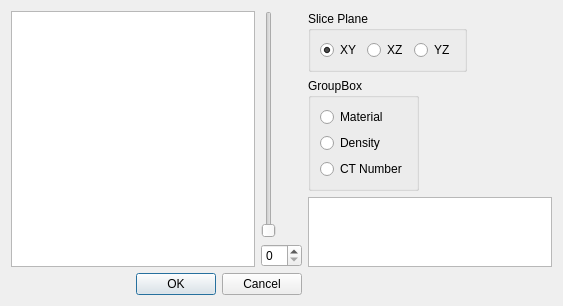
<?xml version="1.0" encoding="UTF-8"?>
<ui version="4.0">
 <class>GeomDialog</class>
 <widget class="QDialog" name="GeomDialog">
  <property name="geometry">
   <rect>
    <x>0</x>
    <y>0</y>
    <width>563</width>
    <height>300</height>
   </rect>
  </property>
  <property name="windowTitle">
   <string>Dialog</string>
  </property>
  <layout class="QGridLayout" name="gridLayout_2">
   <item row="0" column="1" rowspan="4">
    <layout class="QGridLayout" name="gridLayout">
     <item row="0" column="0">
      <widget class="QSlider" name="sliceVerticalSlider">
       <property name="orientation">
        <enum>Qt::Vertical</enum>
       </property>
      </widget>
     </item>
     <item row="1" column="0">
      <widget class="QSpinBox" name="sliceSpinBox"/>
     </item>
    </layout>
   </item>
   <item row="0" column="3">
    <layout class="QHBoxLayout" name="horizontalLayout">
     <item>
      <widget class="QGroupBox" name="slicePlaneGroupBox">
       <property name="sizePolicy">
        <sizepolicy hsizetype="Preferred" vsizetype="Preferred">
         <horstretch>0</horstretch>
         <verstretch>0</verstretch>
        </sizepolicy>
       </property>
       <property name="title">
        <string>Slice Plane</string>
       </property>
       <layout class="QHBoxLayout" name="horizontalLayout_2">
        <item>
         <widget class="QRadioButton" name="xyRadioButton">
          <property name="text">
           <string>XY</string>
          </property>
          <property name="checked">
           <bool>true</bool>
          </property>
         </widget>
        </item>
        <item>
         <widget class="QRadioButton" name="xzRadioButton">
          <property name="text">
           <string>XZ</string>
          </property>
         </widget>
        </item>
        <item>
         <widget class="QRadioButton" name="yzRadioButton">
          <property name="text">
           <string>YZ</string>
          </property>
         </widget>
        </item>
       </layout>
      </widget>
     </item>
     <item>
      <spacer name="horizontalSpacer">
       <property name="orientation">
        <enum>Qt::Horizontal</enum>
       </property>
       <property name="sizeHint" stdset="0">
        <size>
         <width>40</width>
         <height>20</height>
        </size>
       </property>
      </spacer>
     </item>
    </layout>
   </item>
   <item row="0" column="0" rowspan="4">
    <widget class="ZoomablePannableGraphicsView" name="graphicsView"/>
   </item>
   <item row="4" column="0" colspan="2">
    <widget class="QDialogButtonBox" name="buttonBox">
     <property name="orientation">
      <enum>Qt::Horizontal</enum>
     </property>
     <property name="standardButtons">
      <set>QDialogButtonBox::Cancel|QDialogButtonBox::Ok</set>
     </property>
    </widget>
   </item>
   <item row="2" column="3" rowspan="2">
    <widget class="QListView" name="listView_2">
     <property name="sizePolicy">
      <sizepolicy hsizetype="Expanding" vsizetype="Expanding">
       <horstretch>0</horstretch>
       <verstretch>0</verstretch>
      </sizepolicy>
     </property>
    </widget>
   </item>
   <item row="1" column="3">
    <layout class="QHBoxLayout" name="horizontalLayout_3">
     <item>
      <widget class="QGroupBox" name="groupBox">
       <property name="title">
        <string>GroupBox</string>
       </property>
       <layout class="QVBoxLayout" name="verticalLayout">
        <item>
         <widget class="QRadioButton" name="radioButton">
          <property name="text">
           <string>Material</string>
          </property>
         </widget>
        </item>
        <item>
         <widget class="QRadioButton" name="radioButton_2">
          <property name="text">
           <string>Density</string>
          </property>
         </widget>
        </item>
        <item>
         <widget class="QRadioButton" name="radioButton_3">
          <property name="text">
           <string>CT Number</string>
          </property>
         </widget>
        </item>
       </layout>
      </widget>
     </item>
     <item>
      <spacer name="horizontalSpacer_2">
       <property name="orientation">
        <enum>Qt::Horizontal</enum>
       </property>
       <property name="sizeHint" stdset="0">
        <size>
         <width>40</width>
         <height>20</height>
        </size>
       </property>
      </spacer>
     </item>
    </layout>
   </item>
  </layout>
 </widget>
 <customwidgets>
  <customwidget>
   <class>ZoomablePannableGraphicsView</class>
   <extends>QGraphicsView</extends>
   <header>zoomablepannablegraphicsview.h</header>
  </customwidget>
 </customwidgets>
 <resources/>
 <connections>
  <connection>
   <sender>buttonBox</sender>
   <signal>accepted()</signal>
   <receiver>GeomDialog</receiver>
   <slot>accept()</slot>
   <hints>
    <hint type="sourcelabel">
     <x>248</x>
     <y>254</y>
    </hint>
    <hint type="destinationlabel">
     <x>157</x>
     <y>274</y>
    </hint>
   </hints>
  </connection>
  <connection>
   <sender>buttonBox</sender>
   <signal>rejected()</signal>
   <receiver>GeomDialog</receiver>
   <slot>reject()</slot>
   <hints>
    <hint type="sourcelabel">
     <x>316</x>
     <y>260</y>
    </hint>
    <hint type="destinationlabel">
     <x>286</x>
     <y>274</y>
    </hint>
   </hints>
  </connection>
 </connections>
</ui>
